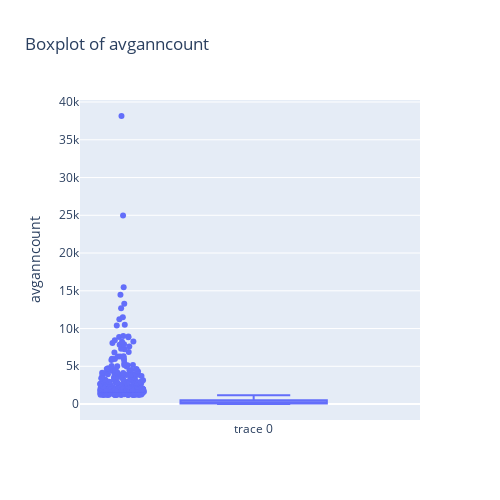
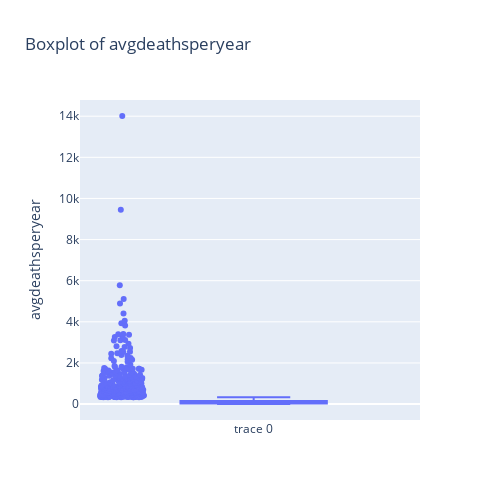

Notebook cell for these charts, in order:
### Code cell
def box_plot(data,col):
    fig = go.Figure(data=[go.Box(y=data[col],boxpoints="outliers",jitter=0.3,pointpos=-1.8)])
    fig.update_layout(
        title = "Boxplot of " + col,
        yaxis_title = col,
        width = 500,
        height = 500)
    fig.show()
for col in skewed_col:
    box_plot(processed_data,col)

### Figure 1 — Plotly figure (JSON) as saved in the notebook; plotly's stock layout.template omitted (floating-point values rounded to 4 significant figures; data arrays with more than 128 entries replaced by an {"elided": "..."} marker saying what was removed)
{"data": [{"boxpoints": "outliers", "jitter": 0.3, "pointpos": -1.8, "type": "box", "y": {"elided": "3047 float values"}}], "layout": {"height": 500, "title": {"text": "Boxplot of avganncount"}, "width": 500, "yaxis": {"title": {"text": "avganncount"}}}}

### Figure 2 — Plotly figure (JSON) as saved in the notebook; plotly's stock layout.template omitted (floating-point values rounded to 4 significant figures; data arrays with more than 128 entries replaced by an {"elided": "..."} marker saying what was removed)
{"data": [{"boxpoints": "outliers", "jitter": 0.3, "pointpos": -1.8, "type": "box", "y": {"elided": "3047 int values"}}], "layout": {"height": 500, "title": {"text": "Boxplot of avgdeathsperyear"}, "width": 500, "yaxis": {"title": {"text": "avgdeathsperyear"}}}}
